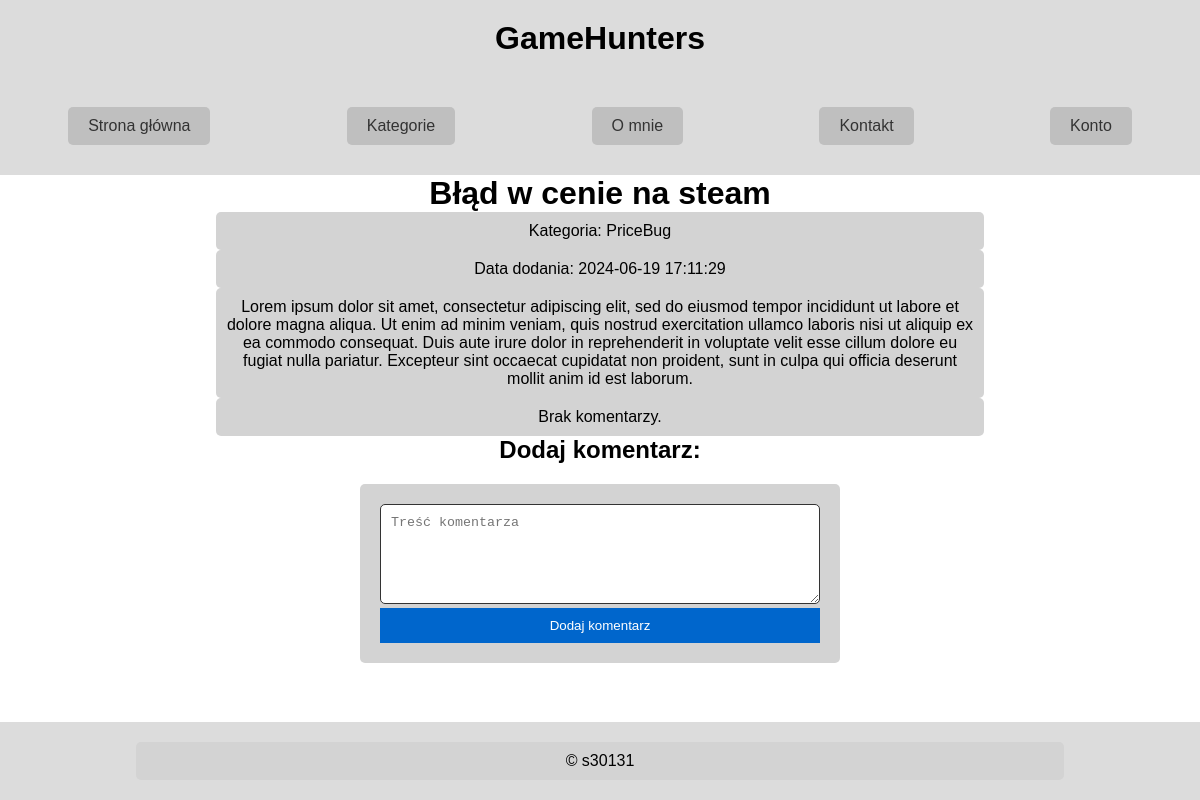
Screenshot of /projekt/blog.php?id=2 with the database file from the repository.
### tables this page shows
CREATE TABLE `blog` (
  `ID` int(11) NOT NULL,
  `Nazwa` varchar(255) DEFAULT NULL,
  `Kategoria` varchar(255) DEFAULT NULL,
  `Tresc` varchar(5000) DEFAULT NULL,
  `DataDodania` datetime DEFAULT current_timestamp()
);

### projekt/blog.php (the view, shortened to what this page needs)
<?php
include('db.php');
?>
<!DOCTYPE html>
<html lang="pl">
<head>
    <link rel="stylesheet" href="style.css">
</head>
<body>
    <header>
        <h1>GameHunters</h1>
    </header>
    <nav>
        <ul>
            <li><a href="index.php">Strona główna</a></li>
            <li><a href="kategorie.php">Kategorie</a></li>
            <li><a href="omnie.php">O mnie</a></li>
            <li><a href="kontakt.php">Kontakt</a></li>
            <li><a href="konto.php">Konto</a></li>
        </ul>
    </nav>
    <div class="content">
        <?php
        if (isset($_GET['id'])) {
            $post_id = $_GET['id'];
            $query = "SELECT * FROM blog WHERE ID = $post_id";
            $result = mysqli_query($conn, $query);
            if (mysqli_num_rows($result) > 0) {
                $row = mysqli_fetch_assoc($result);
                $post_title = $row['Nazwa'];
                $cat = $row['Kategoria'];
                $content = isset($row['Tresc']) ? $row['Tresc'] : 'Brak treści';
                $date_added = $row['DataDodania'];
                echo "<h1>$post_title</h1>";
                echo "<p>Kategoria: $cat</p>";
                echo "<p>Data dodania: $date_added</p>";
                echo "<p>$content</p>";
                $comments_query = "SELECT * FROM komentarze WHERE ID_Artykulu = $post_id";
                $comments_result = mysqli_query($conn, $comments_query);
                if (mysqli_num_rows($comments_result) > 0) {
                    echo "<h2>Komentarze:</h2>";
                    while ($comment_row = mysqli_fetch_assoc($comments_result)) {
                        $comment_author = $comment_row['Autor'];
                        $comment_content = $comment_row['Tresc'];
                        $comment_date = $comment_row['DataDodania'];
                        echo "<p><strong>$comment_author</strong> ($comment_date): $comment_content</p>";
                    }
                } else {
                    echo "<p>Brak komentarzy.</p>";
                }
                echo "<h2>Dodaj komentarz:</h2>";
                echo "<form method=\"post\">";
                echo "<textarea name=\"comment_content\" placeholder=\"Treść komentarza\"></textarea>";
                echo "<input type=\"submit\" value=\"Dodaj komentarz\">";
                echo "</form>";
            } else {
                echo "Artykuł nie istnieje.";
            }
        } else {
            echo "Nieprawidłowe parametry URL.";
        }
        ?>
    </div>
    <footer>
        <p>© s30131</p>
    </footer>
</body>
</html>

### projekt/style.css (style rules this page uses)
* { margin: 0; padding: 0; box-sizing: border-box; }
body { font-family: Arial, sans-serif; background-image: url('ertlo.jpg'); background-repeat: no-repeat; background-size: cover; background-attachment: fixed; display: flex; flex-direction: column; min-height: 100vh; }
html, body { height: 100%; display: flex; flex-direction: column; }
header { background-color: #dcdcdc; padding: 20px; text-align: center; }
nav ul { display: flex; justify-content: space-around; list-style-type: none; padding: 20px 0; background-color: #dcdcdc; }
nav ul li a { color: #333; text-decoration: none; padding: 10px 20px; background-color: #bfbfbf; border-radius: 5px; transition: background-color 0.3s ease; }
footer { background-color: #dcdcdc; padding: 20px; text-align: center; width: 100%; margin-top: auto; }
p { background-color: #d3d3d3; padding: 10px; border-radius: 5px; width: 80%; margin-left: auto; margin-right: auto; }
textarea { width: 100%; min-height: 100px; padding: 10px; border-radius: 5px; border: 1px solid #333; }
input[type="submit"] { background-color: #0066cc; color: #fff; border: none; padding: 10px; cursor: pointer; transition: background-color 0.3s ease; }
.content { width: 80%; margin-left: auto; margin-right: auto; word-wrap: break-word; }
a { display: inline-block; background-color: #0066cc; color: #fff; border: none; padding: 10px 20px; margin: 10px 0; text-decoration: none; border-radius: 5px; transition: background-color 0.3s ease; }
.content { width: 80%; margin-left: auto; margin-right: auto; text-align: center; flex-grow: 1; }
form { background-color: #d3d3d3; padding: 20px; border-radius: 5px; width: 50%; margin-left: auto; margin-right: auto; margin-top: 20px; }
form input[type="submit"] { background-color: #0066cc; color: #fff; border: none; padding: 10px; cursor: pointer; transition: background-color 0.3s ease; width: 100%; }

### rows the page displays
blog: Nazwa "Błąd w cenie na steam", Kategoria "PriceBug", DataDodania "2024-06-19 17:11:29", Tresc "Lorem ipsum dolor sit amet, consectetur adipiscing elit, sed do eiusmod tempor incididunt ut labore et dolore magna aliqua. Ut enim ad minim veniam, quis nostrud exercitation ullamco laboris nisi ut aliquip ex ea commodo consequat. Duis aute irure dolor in reprehenderit in voluptate velit esse cillum dolore eu fugiat nulla pariatur. Excepteur sint occaecat cupidatat non proident, sunt in culpa qui officia deserunt mollit anim id est laborum."
